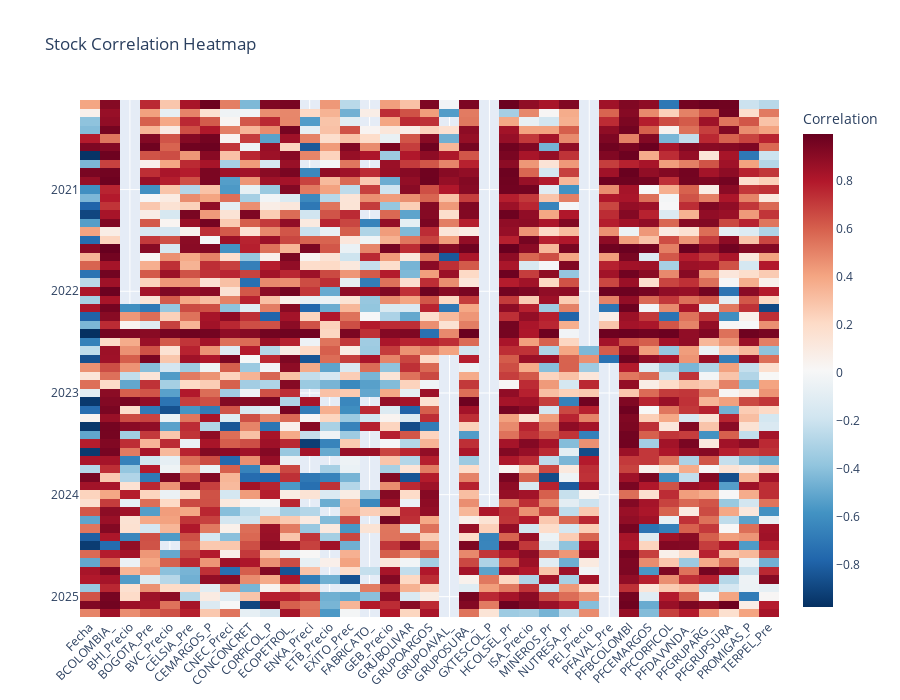

Notebook source saved alongside this figure:
### Code cell
import pandas as pd
import plotly.express as px

# Load correlation data
df_corr = pd.read_csv("Monthly_Correlation.csv", sep=";", index_col=0)

# Shorten stock names for better visualization
df_corr.columns = [col[:10] for col in df_corr.columns]  # Truncate long titles
df_corr.index = [idx[:10] for idx in df_corr.index]

# Create an interactive heatmap
fig = px.imshow(
    df_corr,
    color_continuous_scale="RdBu_r",
    labels=dict(color="Correlation"),
    title="Stock Correlation Heatmap",
)

fig.update_layout(
    autosize=False,
    width=900,
    height=700,
    xaxis=dict(tickangle=-45),  # Rotate stock names for readability
    yaxis=dict(automargin=True),
)

fig.show()

### Figure 1 — Plotly figure (JSON) as saved in the notebook; plotly's stock layout.template omitted (floating-point values rounded to 4 significant figures; data arrays with more than 128 entries replaced by an {"elided": "..."} marker saying what was removed)
{"data": [{"coloraxis": "coloraxis", "hovertemplate": "x: %{x}<br>y: %{y}<br>Correlation: %{z}<extra></extra>", "name": "0", "type": "heatmap", "x": ["Fecha", "BCOLOMBIA_", "BHI_Precio", "BOGOTA_Pre", "BVC_Precio", "CELSIA_Pre", "CEMARGOS_P", "CNEC_Preci", "CONCONCRET", "CORFICOL_P", "ECOPETROL_", "ENKA_Preci", "ETB_Precio", "EXITO_Prec", "FABRICATO_", "GEB_Precio", "GRUBOLIVAR", "GRUPOARGOS", "GRUPOAVAL_", "GRUPOSURA_", "GXTESCOL_P", "HCOLSEL_Pr", "ISA_Precio", "MINEROS_Pr", "NUTRESA_Pr", "PEI_Precio", "PFAVAL_Pre", "PFBCOLOMBI", "PFCEMARGOS", "PFCORFICOL", "PFDAVVNDA_", "PFGRUPARG_", "PFGRUPSURA", "PROMIGAS_P", "TERPEL_Pre"], "xaxis": "x", "y": ["2020-03", "2020-04", "2020-05", "2020-06", "2020-07", "2020-08", "2020-09", "2020-10", "2020-11", "2020-12", "2021-01", "2021-02", "2021-03", "2021-04", "2021-05", "2021-06", "2021-07", "2021-08", "2021-09", "2021-10", "2021-11", "2021-12", "2022-01", "2022-02", "2022-03", "2022-04", "2022-05", "2022-06", "2022-07", "2022-08", "2022-09", "2022-10", "2022-11", "2022-12", "2023-01", "2023-02", "2023-03", "2023-04", "2023-05", "2023-06", "2023-07", "2023-08", "2023-09", "2023-10", "2023-11", "2023-12", "2024-01", "2024-02", "2024-03", "2024-04", "2024-05", "2024-06", "2024-07", "2024-08", "2024-09", "2024-10", "2024-11", "2024-12", "2025-01", "2025-02", "2025-03"], "yaxis": "y", "z": {"elided": "61x35 float values"}}], "layout": {"autosize": false, "coloraxis": {"colorbar": {"title": {"text": "Correlation"}}, "colorscale": [[0, "rgb(5,48,97)"], [0.1, "rgb(33,102,172)"], [0.2, "rgb(67,147,195)"], [0.3, "rgb(146,197,222)"], [0.4, "rgb(209,229,240)"], [0.5, "rgb(247,247,247)"], [0.6, "rgb(253,219,199)"], [0.7, "rgb(244,165,130)"], [0.8, "rgb(214,96,77)"], [0.9, "rgb(178,24,43)"], [1, "rgb(103,0,31)"]]}, "height": 700, "title": {"text": "Stock Correlation Heatmap"}, "width": 900, "xaxis": {"anchor": "y", "constrain": "domain", "domain": [0, 1], "scaleanchor": "y", "tickangle": -45}, "yaxis": {"anchor": "x", "automargin": true, "autorange": "reversed", "constrain": "domain", "domain": [0, 1]}}}
